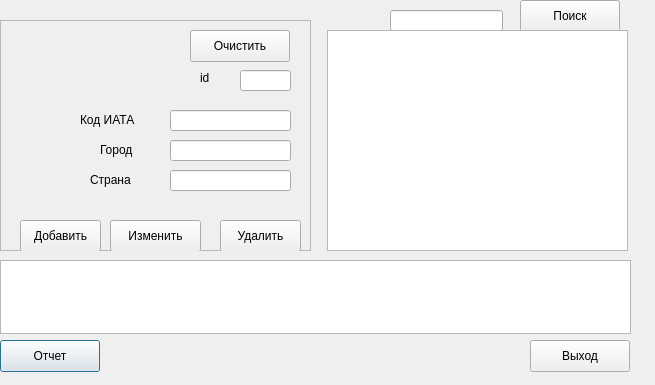
<?xml version="1.0" encoding="UTF-8"?>
<ui version="4.0">
 <class>onb6</class>
 <widget class="QDialog" name="onb6">
  <property name="geometry">
   <rect>
    <x>0</x>
    <y>0</y>
    <width>655</width>
    <height>385</height>
   </rect>
  </property>
  <property name="windowTitle">
   <string>Dialog</string>
  </property>
  <widget class="QPushButton" name="btnReport">
   <property name="geometry">
    <rect>
     <x>0</x>
     <y>340</y>
     <width>100</width>
     <height>32</height>
    </rect>
   </property>
   <property name="text">
    <string>Отчет</string>
   </property>
  </widget>
  <widget class="QLineEdit" name="leSearch">
   <property name="geometry">
    <rect>
     <x>390</x>
     <y>10</y>
     <width>113</width>
     <height>21</height>
    </rect>
   </property>
  </widget>
  <widget class="QPushButton" name="btnExit">
   <property name="geometry">
    <rect>
     <x>530</x>
     <y>340</y>
     <width>100</width>
     <height>32</height>
    </rect>
   </property>
   <property name="text">
    <string>Выход</string>
   </property>
  </widget>
  <widget class="QTextEdit" name="teResult">
   <property name="geometry">
    <rect>
     <x>0</x>
     <y>260</y>
     <width>631</width>
     <height>74</height>
    </rect>
   </property>
   <property name="readOnly">
    <bool>true</bool>
   </property>
  </widget>
  <widget class="QPushButton" name="btnSearch">
   <property name="geometry">
    <rect>
     <x>520</x>
     <y>0</y>
     <width>100</width>
     <height>32</height>
    </rect>
   </property>
   <property name="text">
    <string>Поиск</string>
   </property>
  </widget>
  <widget class="QFrame" name="frame">
   <property name="geometry">
    <rect>
     <x>0</x>
     <y>20</y>
     <width>311</width>
     <height>231</height>
    </rect>
   </property>
   <property name="frameShape">
    <enum>QFrame::StyledPanel</enum>
   </property>
   <property name="frameShadow">
    <enum>QFrame::Plain</enum>
   </property>
   <widget class="QLineEdit" name="le2">
    <property name="geometry">
     <rect>
      <x>170</x>
      <y>90</y>
      <width>121</width>
      <height>21</height>
     </rect>
    </property>
   </widget>
   <widget class="QPushButton" name="btn3">
    <property name="geometry">
     <rect>
      <x>220</x>
      <y>200</y>
      <width>81</width>
      <height>32</height>
     </rect>
    </property>
    <property name="text">
     <string>Удалить</string>
    </property>
   </widget>
   <widget class="QPushButton" name="btn2">
    <property name="geometry">
     <rect>
      <x>110</x>
      <y>200</y>
      <width>91</width>
      <height>32</height>
     </rect>
    </property>
    <property name="text">
     <string>Изменить</string>
    </property>
   </widget>
   <widget class="QPushButton" name="btn1">
    <property name="geometry">
     <rect>
      <x>20</x>
      <y>200</y>
      <width>81</width>
      <height>32</height>
     </rect>
    </property>
    <property name="text">
     <string>Добавить</string>
    </property>
   </widget>
   <widget class="QPushButton" name="btn4">
    <property name="geometry">
     <rect>
      <x>190</x>
      <y>10</y>
      <width>100</width>
      <height>32</height>
     </rect>
    </property>
    <property name="text">
     <string>Очистить</string>
    </property>
   </widget>
   <widget class="QLabel" name="lbId_2">
    <property name="geometry">
     <rect>
      <x>200</x>
      <y>50</y>
      <width>11</width>
      <height>16</height>
     </rect>
    </property>
    <property name="text">
     <string>id</string>
    </property>
   </widget>
   <widget class="QLineEdit" name="le1">
    <property name="geometry">
     <rect>
      <x>240</x>
      <y>50</y>
      <width>51</width>
      <height>21</height>
     </rect>
    </property>
   </widget>
   <widget class="QLabel" name="label">
    <property name="geometry">
     <rect>
      <x>80</x>
      <y>90</y>
      <width>71</width>
      <height>20</height>
     </rect>
    </property>
    <property name="text">
     <string>Код ИАТА</string>
    </property>
   </widget>
   <widget class="QLabel" name="label_2">
    <property name="geometry">
     <rect>
      <x>100</x>
      <y>120</y>
      <width>51</width>
      <height>20</height>
     </rect>
    </property>
    <property name="text">
     <string>Город</string>
    </property>
   </widget>
   <widget class="QLineEdit" name="le3">
    <property name="geometry">
     <rect>
      <x>170</x>
      <y>120</y>
      <width>121</width>
      <height>21</height>
     </rect>
    </property>
   </widget>
   <widget class="QLineEdit" name="le4">
    <property name="geometry">
     <rect>
      <x>170</x>
      <y>150</y>
      <width>121</width>
      <height>21</height>
     </rect>
    </property>
   </widget>
   <widget class="QLabel" name="label_3">
    <property name="geometry">
     <rect>
      <x>90</x>
      <y>150</y>
      <width>61</width>
      <height>20</height>
     </rect>
    </property>
    <property name="text">
     <string>Страна</string>
    </property>
   </widget>
  </widget>
  <widget class="QTableWidget" name="tw">
   <property name="geometry">
    <rect>
     <x>327</x>
     <y>30</y>
     <width>301</width>
     <height>221</height>
    </rect>
   </property>
  </widget>
 </widget>
 <resources/>
 <connections/>
</ui>
